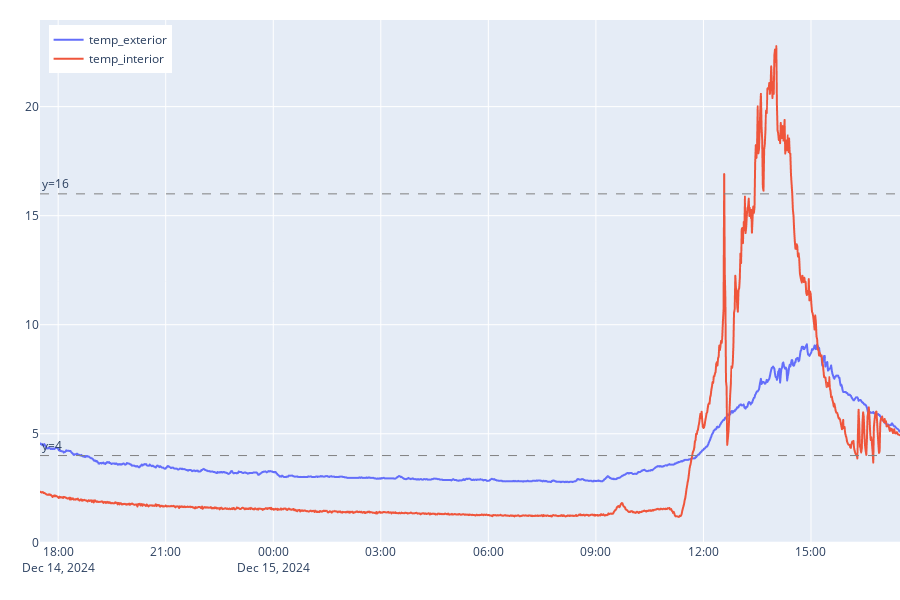
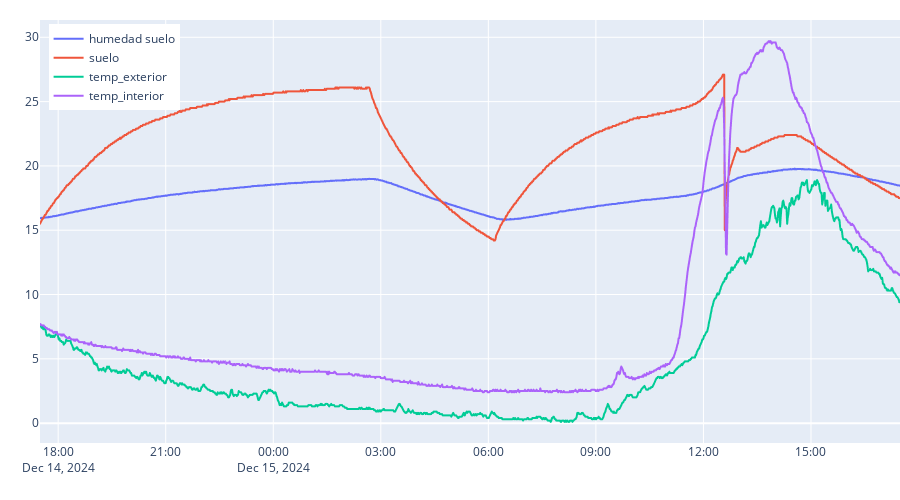
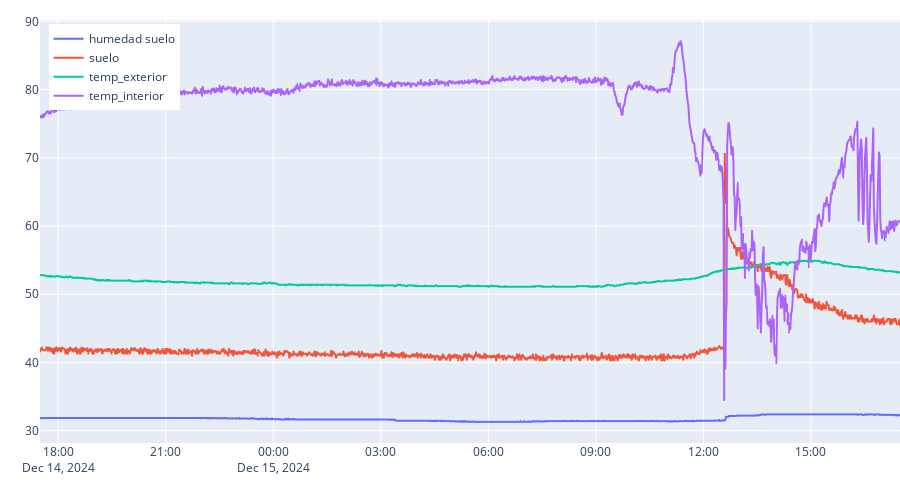
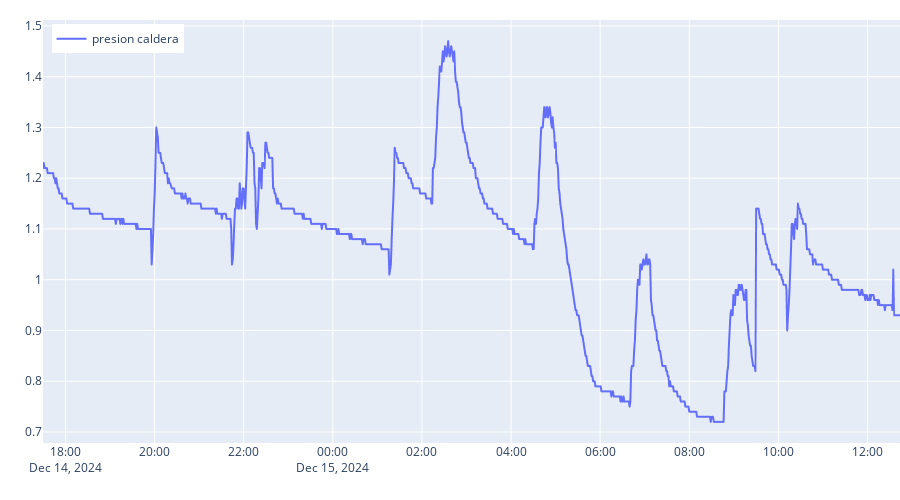

These figures' notebook cell, in order:
### Code cell
hours = 24
plot('vpd', devices=['temp_interior', 'temp_exterior'], height=600, hours=hours)[0].show()
plot('temperature', hours=hours)[0].show()
plot('humidity', hours=hours)[0].show()
plot('presion', hours=hours)[0].show()
plot('co2')[0].show()
multiplot(metrics = ['temperature', 'vpd', 'humidity'], devices=['temp_interior'], height=800)[0].show()
multiplot(metrics = ['temperature', 'vpd', 'humidity'], devices=['temp_exterior'], height=800)[0].show()
plot('power', hours=hours)[0].show()

### Figure 1 — Plotly figure (JSON) as saved in the notebook; plotly's stock layout.template omitted (floating-point values rounded to 4 significant figures; data arrays with more than 128 entries replaced by an {"elided": "..."} marker saying what was removed)
{"data": [{"hovertemplate": "device=temp_exterior<br>fecha=%{x}<br>vpd=%{y}<extra></extra>", "legendgroup": "temp_exterior", "line": {"color": "#636efa", "dash": "solid"}, "marker": {"symbol": "circle"}, "mode": "lines", "name": "temp_exterior", "showlegend": true, "type": "scattergl", "x": {"elided": "1378 str values"}, "xaxis": "x", "y": {"elided": "1378 float values"}, "yaxis": "y"}, {"hovertemplate": "device=temp_interior<br>fecha=%{x}<br>vpd=%{y}<extra></extra>", "legendgroup": "temp_interior", "line": {"color": "#EF553B", "dash": "solid"}, "marker": {"symbol": "circle"}, "mode": "lines", "name": "temp_interior", "showlegend": true, "type": "scattergl", "x": {"elided": "1374 str values"}, "xaxis": "x", "y": {"elided": "1374 float values"}, "yaxis": "y"}], "layout": {"annotations": [{"showarrow": false, "text": "y=4", "x": 0, "xanchor": "left", "xref": "x domain", "y": 4, "yanchor": "bottom", "yref": "y"}, {"showarrow": false, "text": "y=16", "x": 0, "xanchor": "left", "xref": "x domain", "y": 16, "yanchor": "bottom", "yref": "y"}], "height": 600, "legend": {"title": {"text": ""}, "tracegroupgap": 0, "x": 0.01, "xanchor": "left", "y": 0.99, "yanchor": "top"}, "margin": {"b": 0, "l": 0, "r": 0, "t": 20}, "shapes": [{"line": {"color": "grey", "dash": "dash", "width": 1}, "type": "line", "x0": 0, "x1": 1, "xref": "x domain", "y0": 4, "y1": 4, "yref": "y"}, {"line": {"color": "grey", "dash": "dash", "width": 1}, "type": "line", "x0": 0, "x1": 1, "xref": "x domain", "y0": 16, "y1": 16, "yref": "y"}], "title": {"text": ""}, "xaxis": {"anchor": "y", "domain": [0, 1], "title": {"text": ""}}, "yaxis": {"anchor": "x", "domain": [0, 1], "title": {"text": ""}}}}

### Figure 2 — Plotly figure (JSON) as saved in the notebook; plotly's stock layout.template omitted (floating-point values rounded to 4 significant figures; data arrays with more than 128 entries replaced by an {"elided": "..."} marker saying what was removed)
{"data": [{"hovertemplate": "device=humedad suelo<br>fecha=%{x}<br>temperature=%{y}<extra></extra>", "legendgroup": "humedad suelo", "line": {"color": "#636efa", "dash": "solid"}, "marker": {"symbol": "circle"}, "mode": "lines", "name": "humedad suelo", "showlegend": true, "type": "scattergl", "x": {"elided": "1371 str values"}, "xaxis": "x", "y": {"elided": "1371 float values"}, "yaxis": "y"}, {"hovertemplate": "device=suelo<br>fecha=%{x}<br>temperature=%{y}<extra></extra>", "legendgroup": "suelo", "line": {"color": "#EF553B", "dash": "solid"}, "marker": {"symbol": "circle"}, "mode": "lines", "name": "suelo", "showlegend": true, "type": "scattergl", "x": {"elided": "1375 str values"}, "xaxis": "x", "y": {"elided": "1375 float values"}, "yaxis": "y"}, {"hovertemplate": "device=temp_exterior<br>fecha=%{x}<br>temperature=%{y}<extra></extra>", "legendgroup": "temp_exterior", "line": {"color": "#00cc96", "dash": "solid"}, "marker": {"symbol": "circle"}, "mode": "lines", "name": "temp_exterior", "showlegend": true, "type": "scattergl", "x": {"elided": "1378 str values"}, "xaxis": "x", "y": {"elided": "1378 float values"}, "yaxis": "y"}, {"hovertemplate": "device=temp_interior<br>fecha=%{x}<br>temperature=%{y}<extra></extra>", "legendgroup": "temp_interior", "line": {"color": "#ab63fa", "dash": "solid"}, "marker": {"symbol": "circle"}, "mode": "lines", "name": "temp_interior", "showlegend": true, "type": "scattergl", "x": {"elided": "1374 str values"}, "xaxis": "x", "y": {"elided": "1374 float values"}, "yaxis": "y"}], "layout": {"height": 500, "legend": {"title": {"text": ""}, "tracegroupgap": 0, "x": 0.01, "xanchor": "left", "y": 0.99, "yanchor": "top"}, "margin": {"b": 0, "l": 0, "r": 0, "t": 20}, "title": {"text": ""}, "xaxis": {"anchor": "y", "domain": [0, 1], "title": {"text": ""}}, "yaxis": {"anchor": "x", "domain": [0, 1], "title": {"text": ""}}}}

### Figure 3 — Plotly figure (JSON) as saved in the notebook; plotly's stock layout.template omitted (floating-point values rounded to 4 significant figures; data arrays with more than 128 entries replaced by an {"elided": "..."} marker saying what was removed)
{"data": [{"hovertemplate": "device=humedad suelo<br>fecha=%{x}<br>humidity=%{y}<extra></extra>", "legendgroup": "humedad suelo", "line": {"color": "#636efa", "dash": "solid"}, "marker": {"symbol": "circle"}, "mode": "lines", "name": "humedad suelo", "showlegend": true, "type": "scattergl", "x": {"elided": "1371 str values"}, "xaxis": "x", "y": {"elided": "1371 float values"}, "yaxis": "y"}, {"hovertemplate": "device=suelo<br>fecha=%{x}<br>humidity=%{y}<extra></extra>", "legendgroup": "suelo", "line": {"color": "#EF553B", "dash": "solid"}, "marker": {"symbol": "circle"}, "mode": "lines", "name": "suelo", "showlegend": true, "type": "scattergl", "x": {"elided": "1375 str values"}, "xaxis": "x", "y": {"elided": "1375 float values"}, "yaxis": "y"}, {"hovertemplate": "device=temp_exterior<br>fecha=%{x}<br>humidity=%{y}<extra></extra>", "legendgroup": "temp_exterior", "line": {"color": "#00cc96", "dash": "solid"}, "marker": {"symbol": "circle"}, "mode": "lines", "name": "temp_exterior", "showlegend": true, "type": "scattergl", "x": {"elided": "1378 str values"}, "xaxis": "x", "y": {"elided": "1378 float values"}, "yaxis": "y"}, {"hovertemplate": "device=temp_interior<br>fecha=%{x}<br>humidity=%{y}<extra></extra>", "legendgroup": "temp_interior", "line": {"color": "#ab63fa", "dash": "solid"}, "marker": {"symbol": "circle"}, "mode": "lines", "name": "temp_interior", "showlegend": true, "type": "scattergl", "x": {"elided": "1374 str values"}, "xaxis": "x", "y": {"elided": "1374 float values"}, "yaxis": "y"}], "layout": {"height": 500, "legend": {"title": {"text": ""}, "tracegroupgap": 0, "x": 0.01, "xanchor": "left", "y": 0.99, "yanchor": "top"}, "margin": {"b": 0, "l": 0, "r": 0, "t": 20}, "title": {"text": ""}, "xaxis": {"anchor": "y", "domain": [0, 1], "title": {"text": ""}}, "yaxis": {"anchor": "x", "domain": [0, 1], "title": {"text": ""}}}}

### Figure 4 — Plotly figure (JSON) as saved in the notebook; plotly's stock layout.template omitted (floating-point values rounded to 4 significant figures; data arrays with more than 128 entries replaced by an {"elided": "..."} marker saying what was removed)
{"data": [{"hovertemplate": "device=presion caldera<br>fecha=%{x}<br>presion=%{y}<extra></extra>", "legendgroup": "presion caldera", "line": {"color": "#636efa", "dash": "solid"}, "marker": {"symbol": "circle"}, "mode": "lines", "name": "presion caldera", "showlegend": true, "type": "scattergl", "x": {"elided": "1120 str values"}, "xaxis": "x", "y": {"elided": "1120 float values"}, "yaxis": "y"}], "layout": {"height": 500, "legend": {"title": {"text": ""}, "tracegroupgap": 0, "x": 0.01, "xanchor": "left", "y": 0.99, "yanchor": "top"}, "margin": {"b": 0, "l": 0, "r": 0, "t": 20}, "title": {"text": ""}, "xaxis": {"anchor": "y", "domain": [0, 1], "title": {"text": ""}}, "yaxis": {"anchor": "x", "domain": [0, 1], "title": {"text": ""}}}}
